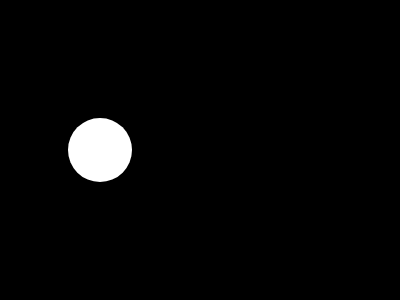
Frame 1 (no input)
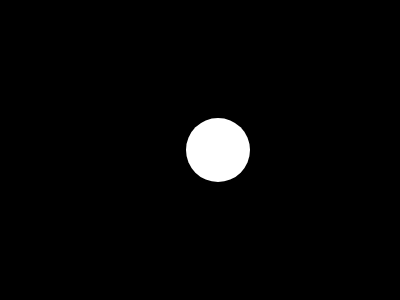
Frame 60 (no input)
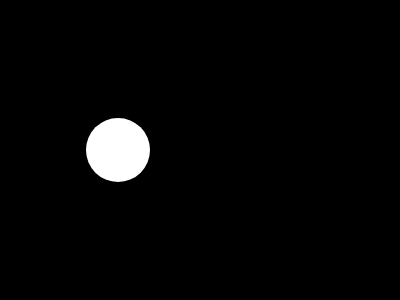
Frame 120 (the mouse pressed at the canvas centre since frame 60)

The p5.js sketch that drew these frames (run headless with seeded random() and noise() and a simulated clock; from frame 60 on, the mouse is pressed at the canvas centre):

// p5.js sketch
// ── sketch.js
// https://editor.p5js.org/jht9629-nyu/sketches/HkG6bo5KG
// circleX modulo
// using the modulo operation to keep an animation on the canvas

let circleX = 100;
let circleSpeed = 2;

function setup() {
  createCanvas(400, 300).mousePressed(function () {
    circleX = 0;
  })
}

function draw() {
  background(0);
  noStroke();
  fill(255);
  circle(circleX, 150, 64);
  circleX = (circleX + circleSpeed) % width;
}

// function mousePressed() {
//   circleX = 0;
// }

// https://editor.p5js.org/jht1493/sketches/JVoQAP3aM
// circleX modulo

// https://editor.p5js.org/codingtrain/sketches/xPXNdPy17
// p5js Code! - 2.2 - make your own variable

// https://thecodingtrain.com/tracks/code-programming-with-p5-js/code/2-variables/2-define-variables

// https://www.youtube.com/watch?v=r5Iy3v1co0A
// Guest Tutorial #6: The Modulo Operator with Golan Levin
